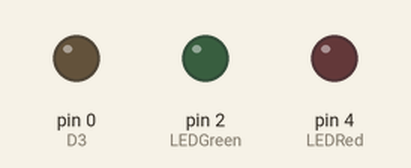
Recording of a sketch running on a simulated Arduino Uno, built with avr-gcc and run on an emulated ATmega328P. On the bench: output pins drawn as LEDs (lit = HIGH). Pins used as bus, display or sensor lines are not drawn.

Above: at 1.5 s.
At 5.5 s:
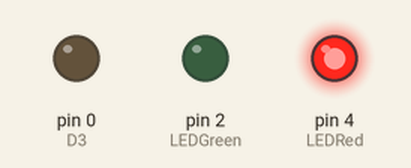
At 9.2 s:
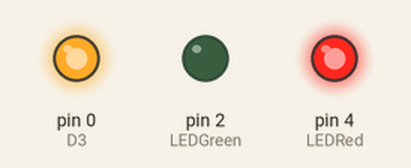
At 13.0 s:
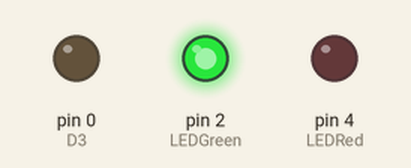
Timing chart, 0 to 20.2 s (numbered marks = the images above):
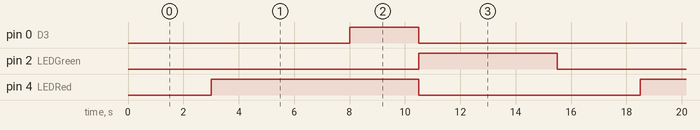

Measured:
- by itself, pin 0 (D3): alternates HIGH for 2.5 s and LOW for 13.0 s
- by itself, pin 2 (LEDGreen): alternates HIGH for 5.0 s and LOW for 10.5 s
- by itself, pin 4 (LEDRed): alternates HIGH for 7.5 s and LOW for 8.0 s

The sketch:

lampu_lalu_lintas.ino
```cpp
static const uint8_t D0   = 16;
static const uint8_t D1   = 5;
static const uint8_t D2   = 4;
static const uint8_t D3   = 0;
static const uint8_t D4   = 2;
static const uint8_t D5   = 14;
static const uint8_t D6   = 12;
static const uint8_t D7   = 13;
static const uint8_t D8   = 15;
static const uint8_t RX   = 3;
static const uint8_t TX   = 1;

  /**
 * cable Red    = LEDRed
 * cable Yellow = LEDBlue
 * cable White  = LEDGreen
 *
 * LEDRed     = D4
 * LEDBlue    = D3
 * LEDGreen   = D2
 */

static const uint8_t LEDRed   = D4;
static const uint8_t LEDBlue  = D3;
static const uint8_t LEDGreen = D2;

static const uint8_t LEDRed2   = D7;
static const uint8_t LEDBlue2  = D6;
static const uint8_t LEDGreen2 = D5;

void setup() {
  pinMode(D7, OUTPUT);
  pinMode(D6, OUTPUT);
  pinMode(D5, OUTPUT);
  pinMode(LEDRed, OUTPUT);
  pinMode(LEDBlue, OUTPUT);
  pinMode(LEDGreen, OUTPUT);
}

void loop() {
  digitalWrite(LEDRed2, LOW);
  digitalWrite(LEDBlue2, LOW);
  digitalWrite(LEDGreen2, LOW);
  digitalWrite(LEDRed, LOW);
  digitalWrite(LEDBlue, LOW);
  digitalWrite(LEDGreen, LOW);
  delay(3000);

  digitalWrite(LEDRed2, HIGH);
  digitalWrite(LEDBlue2, LOW);
  digitalWrite(LEDGreen2, LOW);
  digitalWrite(LEDRed, LOW);
  digitalWrite(LEDBlue, LOW);
  digitalWrite(LEDGreen, HIGH);
  delay(5000);

  digitalWrite(LEDRed2, HIGH);
  digitalWrite(LEDBlue2, HIGH);
  digitalWrite(LEDGreen2, LOW);
  digitalWrite(LEDRed, LOW);
  digitalWrite(LEDBlue, HIGH);
  digitalWrite(LEDGreen, HIGH);
  delay(2500);

  digitalWrite(LEDRed2, LOW);
  digitalWrite(LEDBlue2, LOW);
  digitalWrite(LEDGreen2, HIGH);
  digitalWrite(LEDRed, HIGH);
  digitalWrite(LEDBlue, LOW);
  digitalWrite(LEDGreen, LOW);
  delay(5000);
}
```
